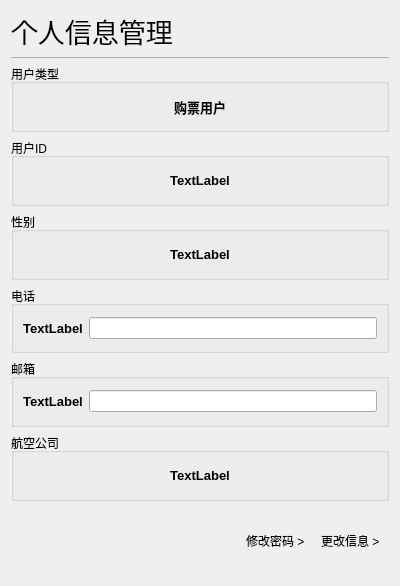
<?xml version="1.0" encoding="UTF-8"?>
<ui version="4.0">
 <class>MainWidgetMinePart</class>
 <widget class="QWidget" name="MainWidgetMinePart">
  <property name="geometry">
   <rect>
    <x>0</x>
    <y>0</y>
    <width>400</width>
    <height>586</height>
   </rect>
  </property>
  <property name="windowTitle">
   <string>Form</string>
  </property>
  <layout class="QVBoxLayout" name="verticalLayout_7">
   <item>
    <widget class="QLabel" name="label">
     <property name="maximumSize">
      <size>
       <width>16777215</width>
       <height>40</height>
      </size>
     </property>
     <property name="font">
      <font>
       <family>等线</family>
       <pointsize>20</pointsize>
      </font>
     </property>
     <property name="text">
      <string>个人信息管理</string>
     </property>
    </widget>
   </item>
   <item>
    <widget class="QPushButton" name="pushButton">
     <property name="maximumSize">
      <size>
       <width>16777215</width>
       <height>1</height>
      </size>
     </property>
     <property name="text">
      <string/>
     </property>
    </widget>
   </item>
   <item>
    <widget class="QGroupBox" name="groupBox">
     <property name="title">
      <string>用户类型</string>
     </property>
     <layout class="QHBoxLayout" name="horizontalLayout_10">
      <item>
       <widget class="QLabel" name="label_userType">
        <property name="font">
         <font>
          <pointsize>10</pointsize>
          <weight>75</weight>
          <bold>true</bold>
         </font>
        </property>
        <property name="text">
         <string>购票用户</string>
        </property>
        <property name="alignment">
         <set>Qt::AlignCenter</set>
        </property>
       </widget>
      </item>
     </layout>
    </widget>
   </item>
   <item>
    <widget class="QGroupBox" name="groupBox_id_2">
     <property name="title">
      <string>用户ID</string>
     </property>
     <layout class="QHBoxLayout" name="horizontalLayout_4">
      <item>
       <widget class="QLabel" name="label_id_2">
        <property name="font">
         <font>
          <pointsize>10</pointsize>
          <weight>75</weight>
          <bold>true</bold>
         </font>
        </property>
        <property name="text">
         <string>TextLabel</string>
        </property>
        <property name="alignment">
         <set>Qt::AlignCenter</set>
        </property>
        <property name="margin">
         <number>5</number>
        </property>
       </widget>
      </item>
     </layout>
    </widget>
   </item>
   <item>
    <widget class="QGroupBox" name="groupBox_gender_2">
     <property name="title">
      <string>性别</string>
     </property>
     <layout class="QHBoxLayout" name="horizontalLayout_5">
      <item>
       <widget class="QLabel" name="label_gender_2">
        <property name="font">
         <font>
          <pointsize>10</pointsize>
          <weight>75</weight>
          <bold>true</bold>
         </font>
        </property>
        <property name="text">
         <string>TextLabel</string>
        </property>
        <property name="alignment">
         <set>Qt::AlignCenter</set>
        </property>
        <property name="margin">
         <number>5</number>
        </property>
       </widget>
      </item>
     </layout>
    </widget>
   </item>
   <item>
    <widget class="QGroupBox" name="groupBox_tele_2">
     <property name="title">
      <string>电话</string>
     </property>
     <layout class="QHBoxLayout" name="horizontalLayout">
      <item>
       <widget class="QLabel" name="label_tele_2">
        <property name="font">
         <font>
          <pointsize>10</pointsize>
          <weight>75</weight>
          <bold>true</bold>
         </font>
        </property>
        <property name="text">
         <string>TextLabel</string>
        </property>
        <property name="alignment">
         <set>Qt::AlignCenter</set>
        </property>
        <property name="margin">
         <number>5</number>
        </property>
       </widget>
      </item>
      <item>
       <widget class="QLineEdit" name="lineEdit_tele_2"/>
      </item>
     </layout>
    </widget>
   </item>
   <item>
    <widget class="QGroupBox" name="groupBox_email_2">
     <property name="title">
      <string>邮箱</string>
     </property>
     <layout class="QHBoxLayout" name="horizontalLayout_8">
      <item>
       <widget class="QLabel" name="label_email_2">
        <property name="font">
         <font>
          <pointsize>10</pointsize>
          <weight>75</weight>
          <bold>true</bold>
         </font>
        </property>
        <property name="text">
         <string>TextLabel</string>
        </property>
        <property name="alignment">
         <set>Qt::AlignCenter</set>
        </property>
        <property name="margin">
         <number>5</number>
        </property>
       </widget>
      </item>
      <item>
       <widget class="QLineEdit" name="lineEdit_email_2"/>
      </item>
     </layout>
    </widget>
   </item>
   <item>
    <widget class="QGroupBox" name="groupBox_com_2">
     <property name="title">
      <string>航空公司</string>
     </property>
     <layout class="QHBoxLayout" name="horizontalLayout_9">
      <item>
       <widget class="QLabel" name="label_com_2">
        <property name="font">
         <font>
          <pointsize>10</pointsize>
          <weight>75</weight>
          <bold>true</bold>
         </font>
        </property>
        <property name="text">
         <string>TextLabel</string>
        </property>
        <property name="alignment">
         <set>Qt::AlignCenter</set>
        </property>
       </widget>
      </item>
     </layout>
    </widget>
   </item>
   <item>
    <widget class="QWidget" name="widget_4" native="true">
     <layout class="QHBoxLayout" name="horizontalLayout_6">
      <item>
       <spacer name="horizontalSpacer_2">
        <property name="orientation">
         <enum>Qt::Horizontal</enum>
        </property>
        <property name="sizeHint" stdset="0">
         <size>
          <width>174</width>
          <height>20</height>
         </size>
        </property>
       </spacer>
      </item>
      <item>
       <widget class="ClickableLabel" name="label_changePassword_2">
        <property name="text">
         <string>修改密码 &gt;</string>
        </property>
       </widget>
      </item>
      <item>
       <spacer name="horizontalSpacer_5">
        <property name="orientation">
         <enum>Qt::Horizontal</enum>
        </property>
        <property name="sizeType">
         <enum>QSizePolicy::Fixed</enum>
        </property>
        <property name="sizeHint" stdset="0">
         <size>
          <width>10</width>
          <height>20</height>
         </size>
        </property>
       </spacer>
      </item>
      <item>
       <widget class="ClickableLabel" name="label_changeInfo_2">
        <property name="text">
         <string>更改信息 &gt;</string>
        </property>
       </widget>
      </item>
     </layout>
    </widget>
   </item>
  </layout>
 </widget>
 <customwidgets>
  <customwidget>
   <class>ClickableLabel</class>
   <extends>QLabel</extends>
   <header>clickablelabel.h</header>
  </customwidget>
 </customwidgets>
 <resources/>
 <connections/>
</ui>
